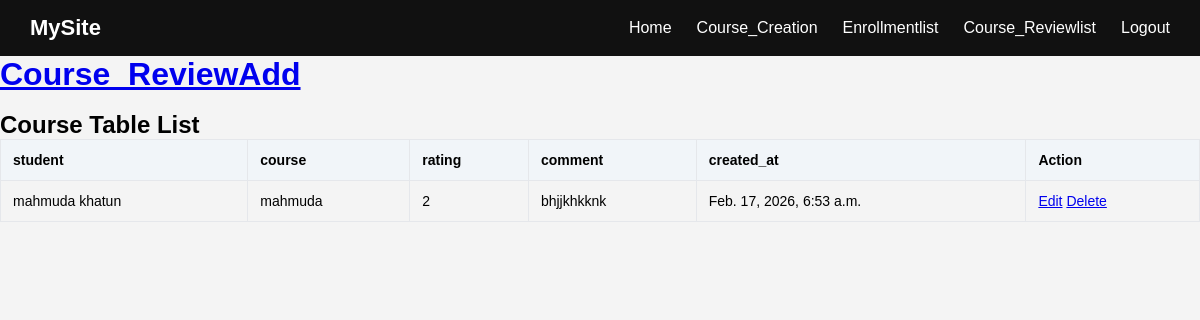
/Course_Reviewlist/, run on the app's committed database.
### courseplatform/models.py (models this page shows, shortened)
class  Course_ReviewModel(models.Model):
    Rating=[
        ('1','1'),
        ('2','2'),
        ('3','3'),
        ('4','4'),
        ('5','5'),
    ]
    student=models.ForeignKey(UserModel,on_delete=models.CASCADE,null=True)
    course=models.ForeignKey(Course_CreationModel,on_delete=models.CASCADE,null=True)
    rating=models.CharField(choices=Rating,max_length=100,null=True)
    comment=models.TextField(null=True)
    created_at=models.DateTimeField(auto_now_add=True)

class UserModel(AbstractUser):
    ROLE=[
        ('Admin','Admin'),
        ('Instructor','Instructor'),
        ('Student','Student'),
    ]
    role=models.CharField(choices=ROLE,max_length=100,null=True)
    full_name=models.CharField(max_length=100,null=True)
    Profile_image=models.ImageField(upload_to='image/', null=True)
    def __str__(self):
        return f'{self.full_name}'

class Course_CreationModel(models.Model):
    PUBLISHED=[
        ('Yes','Yes'),
        ('No','No'),
    ]
    instructor=models.ForeignKey(UserModel,on_delete=models.CASCADE,null=True)
    category=models.ForeignKey(CategoryModel,on_delete=models.CASCADE,null=True)
    course_title=models.CharField(max_length=100,null=True)
    course_description=models.TextField(null=True)
    course_thumbnail=models.ImageField(upload_to='image/', null=True)
    price=models.IntegerField(null=True)
    is_published=models.CharField(choices=PUBLISHED,max_length=100,null=True)
    created_at=models.DateTimeField(auto_now_add=True)
    def __str__(self):
        return self.instructor.username

### courseplatform/views.py (the view)
# urls.py: path('Course_Reviewlist/',Course_Reviewlist,name='Course_Reviewlist'),
def Course_Reviewlist(r):
    C_data=Course_ReviewModel.objects.all()
    context={
        'C_data':C_data
    }
    return render (r,'Course_Reviewlist.html',context)

### courseplatform/templates/Course_Reviewlist.html
{% extends 'home.html' %}
{% block body %}
<h1>
    <a href="{% url 'Course_ReviewAdd' %}">Course_ReviewAdd </a>
</h1><br>
            <div class="card">
            <h2> Course Table List</h2>
            <table>
                <thead>
                    <tr>
                        <th>student</th>
                        <th>course</th>
                        <th>rating</th>
                        <th>comment</th>
                        <th>created_at</th>
                        <th>Action</th>
                    </tr>
                </thead>
                <tbody>
                    {% for i in C_data %}
                        <tr>
                            <td>{{i.student}}</td>
                            <td>{{i.course}}</td>
                            <td>{{i.rating}}</td>
                            <td>{{i.comment}}</td>
                            <td>{{i.created_at}}</td>
                            <td>
                                <a href="{% url 'Course_ReviewEdit' i.id %}">Edit</a>
                                <a href="{% url 'Course_ReviewDelete' i.id %}">Delete</a>
                            </td>
                        </tr>
                    {% endfor %}
                </tbody>
            </table>
        </div>
{% endblock body %}

### courseplatform/templates/home.html (style rules this page uses)
* { margin:0; padding:0; box-sizing:border-box; font-family: Arial, sans-serif; }
body { background:#f4f4f4; }
table { width: 100%; border-collapse: collapse; }
table thead { background: #f1f5f9; }
table th, table td { padding: 12px; border: 1px solid #e5e7eb; text-align: left; font-size: 14px; }
table th { font-weight: 600; }

### data on the page
Course_ReviewModel: student "mahmuda khatun", course "mahmuda", rating "2", comment "bhjjkhkknk", created_at "Feb. 17, 2026, 6:53 a.m."
